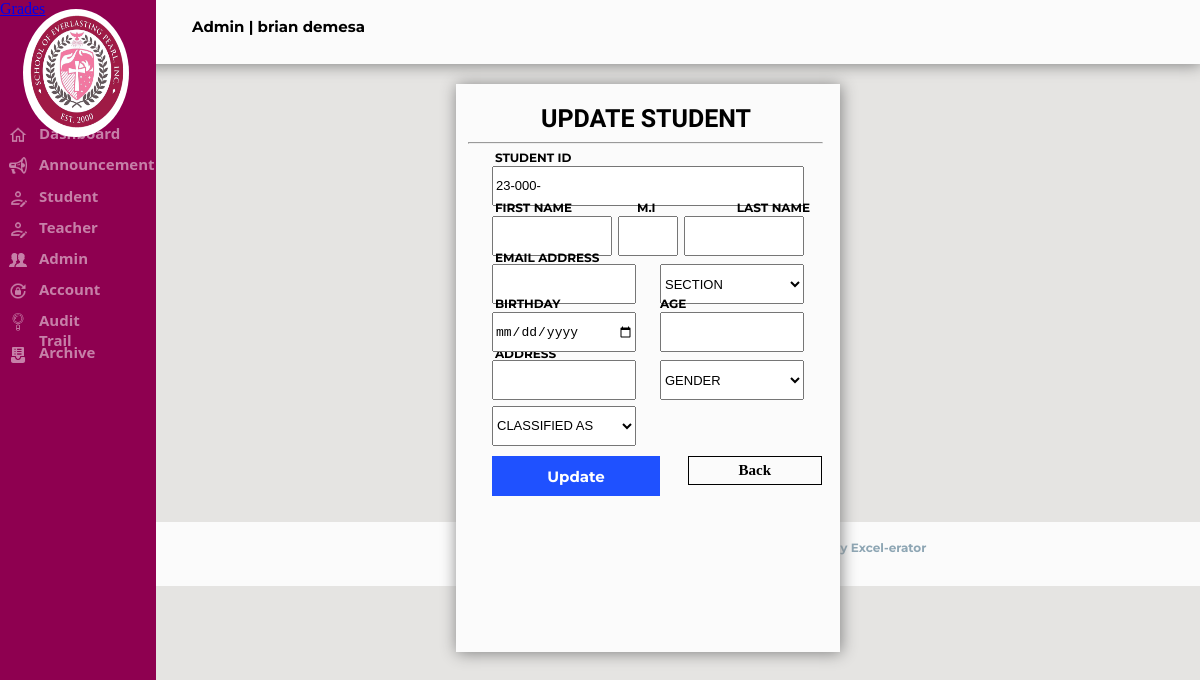
The app's page /Admin/studentupdate.php (signed in), older data.
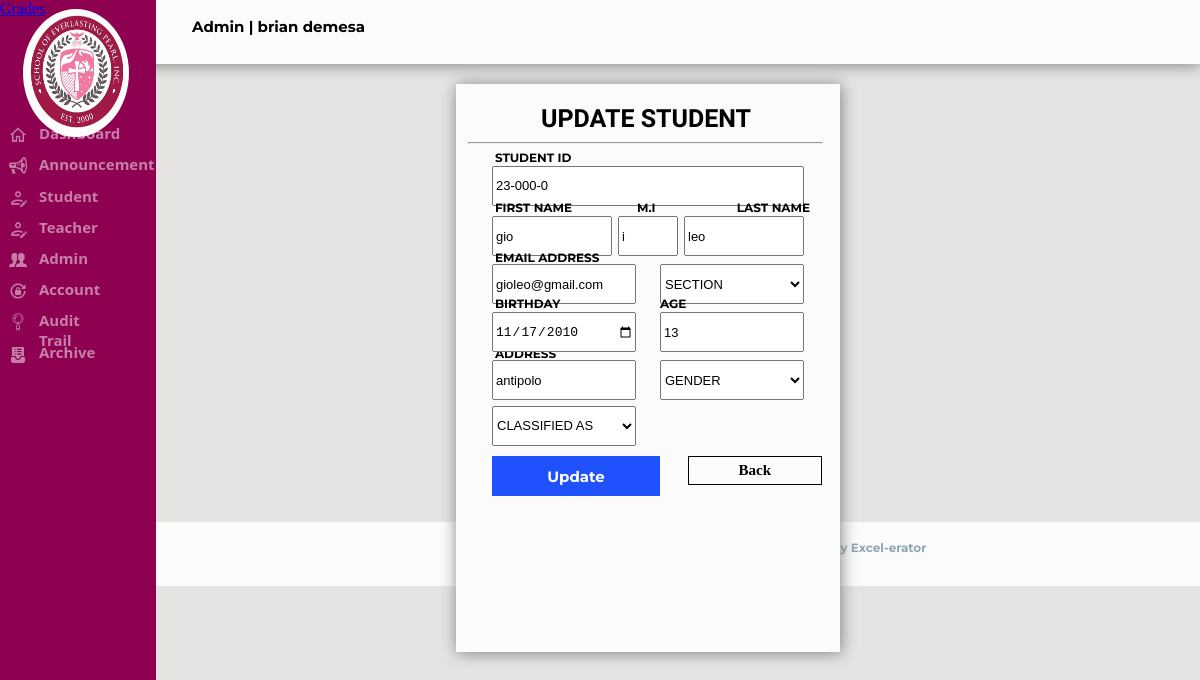
The same page, newer data.
### tables this page shows
CREATE TABLE `tbl_student` (
  `Stud_SID` int(11) NOT NULL,
  `Stud_ID` varchar(20) NOT NULL,
  `FNAME` varchar(30) NOT NULL,
  `MNAME` varchar(30) NOT NULL,
  `LNAME` varchar(30) NOT NULL,
  `USERNAME` varchar(30) NOT NULL,
  `ADDRESS` varchar(255) NOT NULL,
  `EMAIL` varchar(50) NOT NULL,
  `PASS` varchar(20) NOT NULL,
  `BDAY` date DEFAULT NULL,
  `AGE` int(11) NOT NULL,
  `GENDER` varchar(30) NOT NULL,
  `LEVEL` varchar(30) NOT NULL,
  `YEAR` varchar(30) NOT NULL,
  `LRN` varchar(30) NOT NULL,
  `Role` varchar(20) NOT NULL,
  `FIL` float DEFAULT NULL,
  `FILS` float DEFAULT NULL,
  `FILSS` float DEFAULT NULL,
  `FILF` float DEFAULT NULL,
  `ENG` float DEFAULT NULL,
  `ENGS` float DEFAULT NULL,
  `ENGSS` float DEFAULT NULL,
  `ENGF` float DEFAULT NULL,
  `MATH` float DEFAULT NULL,
  `MATHS` float DEFAULT NULL,
  `MATHSS` float DEFAULT NULL,
  `MATHF` float DEFAULT NULL,
  `SCI` float DEFAULT NULL,
  `SCIS` float DEFAULT NULL,
  `SCISS` float DEFAULT NULL,
  `SCIF` float DEFAULT NULL,
  `AP` float DEFAULT NULL,
  `APS` float DEFAULT NULL,
  `APSS` float DEFAULT NULL,
  `APF` float DEFAULT NULL,
  `MAP` float DEFAULT NULL,
  `MAPS` float DEFAULT NULL,
  `MAPSS` float DEFAULT NULL,
  `MAPF` float DEFAULT NULL,
  `CE` float DEFAULT NULL,
  `CES` float DEFAULT NULL,
  `CESS` float DEFAULT NULL,
  `CEF` float DEFAULT NULL,
  `COM` float DEFAULT NULL,
  `COMS` float DEFAULT NULL,
  `COMSS` float DEFAULT NULL,
  `COMF` float DEFAULT NULL,
  `TLE` float DEFAULT NULL,
  `TLES` float DEFAULT NULL,
  `TLESS` float DEFAULT NULL,
  `TLEF` float DEFAULT NULL,
  `STATUS` varchar(20) NOT NULL
);

### Admin/studentupdate.php (the view, shortened to what this page needs)
<?php
		include "../sepi_connect.php";
		if(!isset($_SESSION['loggedin']) || $_SESSION['loggedin'] !== true)
		{
			header("refresh:0; ../Index.php");
			exit;
		}else if(isset($_SESSION['Acc_ID']))
		   {
			   $userid = $_SESSION['Acc_ID'];
			   $getrecord = mysqli_query($config,"SELECT * FROM tbl_sepi_account WHERE Acc_ID ='$userid'");
			   while($rowedit = mysqli_fetch_assoc($getrecord))
			   {
				   $type = $rowedit['Role'];
				   $name = $rowedit['Fname']." ".$rowedit['Lname'];
			   }
		   }
$SID = $_GET['ID'];
$sql="Select *from tbl_student where Stud_SID = '$SID'";
$result = $config->query($sql);
$row = $result->fetch_assoc();
$zero = 0;
$zero1 = 0;
$date=date_create("2023");
$dateformat=date_format($date,"y");
$idstud = $dateformat."-".$zero."".$zero1."".$zero."-".$row['Stud_SID'];
$FNAME = $row ['FNAME'];
$MNAME = $row ['MNAME'];
$LNAME = $row ['LNAME'];
$EADDRESS = $row ['EMAIL'];
$ADDRESS = $row ['ADDRESS'];
$BDAY = $row ['BDAY'];
$AGE = $row ['AGE'];
$GENDER = $row ['GENDER'];
$LEVEL = $row ['LEVEL'];
$STATUS = $row ['STATUS'];
?>
<html>
	<head>
	</head>
	<link rel="stylesheet" href="../Css/sepi.css">
	<body style="background-color:#E5E4E2">
		<div class="header">
		<p class="displayname"><?php echo "$type" ?> | <?php echo "$name" ?></p>
			<form method="POST"action="logout.php" >
			</form>
		</div>
		<div class="footer">
			<h6 id="footer">© 2022 SEPI Login Form. All Rights Reserved | Designed by Excel-erator</h6>
		</div>
<form method=POST action="studentupdate2.php">
		<div class="dashboard">
			<img src="../Images/logo.png" class="dashboardlogocvgs">
			<a href="dashboard.php" class="Dashboardhome"><img src="../Images/homeicon.png" class="homeicon">Dashboard</a>
			<a href="announceview.php" class="Announcement"><img src="../Images/announcement.png" class="announcementicon">Announcement</a>
			<a href="student.php" class="Student"><img src="../Images/studrecord.png" class="studenticon">Student</a>
			<a href="teacher.php" class="Teacher"><img src="../Images/studrecord.png" class="teachericon">Teacher</a>
			<a href="accounts.php" class="Accounts"><img src="../Images/account.png" class="accounticon">Admin</a>
			<a href="adchangepass.php" class="Changepassadmin"><img src="../Images/pass.png" class="archiveicon">Account</a>
			<a href="audit.php" class="Audit"><img src="../Images/mag.png" class="auditicon">Audit Trail</a>
			<a href="../Archive/archive.php" class="Archive"><img src="../Images/arc.png" class="archiveicon">Archive</a>
			<a href="grade.php" class=""><img src="" class="">Grades</a>
		</div>
				<div class="updstudentdiv">
					<h1 id="updstudentfont">UPDATE STUDENT</h1>
					<hr class="updstudentline">
					<input type=text name=Stud_SID value="<?php echo $idstud; ?>" class=studidupd readonly>
					<p id=studidupd>STUDENT ID</p>
					<p id=fnameupd>FIRST NAME</p>
					<input type=text name=FNAME value="<?php echo $FNAME; ?>" class=fnameupd>
					<p id=mnameupd>M.I</p>
					<input type=text name=MNAME value="<?php echo $MNAME; ?>" class=mnameupd>
					<p id=lnameupd>LAST NAME</p>
					<input type=text name=LNAME value="<?php echo $LNAME; ?>" class=lnameupd>
					<p id=emailupd>EMAIL ADDRESS</p>
					<input type=text name=EMAIL value="<?php echo $EADDRESS; ?>" class=emailupd>
					<select name="LEVEL" class="levelupd" value="<?php echo $LEVEL; ?>">
					<option value="">SECTION</option>
					</select>
					<p id=addressupd>ADDRESS</p>
					<input type=text name=ADDRESS value="<?php echo $ADDRESS; ?>" class=addressupd>
					<p id=bdayupd>BIRTHDAY</p>
					<input type=date name=BDAY value="<?php echo $BDAY; ?>" class=bdayupd>
					<p id=ageupd>AGE</p>
					<input type=text name=AGE value="<?php echo $AGE; ?>"  class=ageupd>
					<select name=GENDER class=genderupd value="<?php echo $GENDER; ?>">
						<option value="">GENDER</option>
					</select>
					<select name="STATUS" class=classifiedupd value="<?php echo $STATUS; ?>">
						<option value="">CLASSIFIED AS</option>
					</select>
					<input type=submit name=subs value="Update" class="updstudentbtn">
					<a href="student.php" class="updstudentback">Back</a>
</form>
</body>
</html>

Row changes from the older to the newer data that the page shows:
added tbl_student: Stud_SID "23-000-0", FNAME "gio", MNAME "i", LNAME "leo", EMAIL "gioleo@gmail.com", ADDRESS "antipolo", BDAY "11/17/2010", AGE "13"
Text that changed along with them:
form field Stud_SID: "23-000-" → (not shown)
form field LEVEL: "SECTION" → (not shown)
form field GENDER: "GENDER" → (not shown)
form field STATUS: "CLASSIFIED AS" → (not shown)
